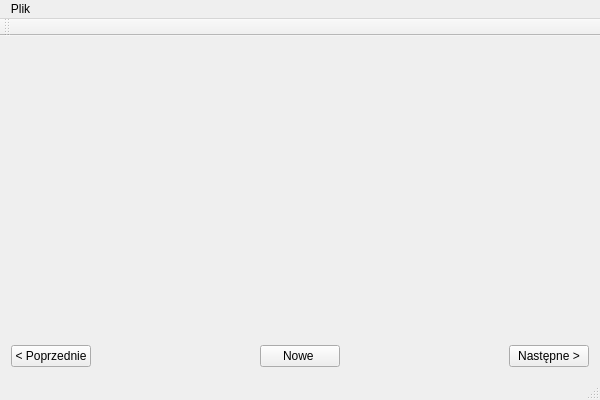
<?xml version="1.0" encoding="UTF-8"?>
<ui version="4.0">
 <class>QuestionEditor</class>
 <widget class="QMainWindow" name="QuestionEditor">
  <property name="geometry">
   <rect>
    <x>0</x>
    <y>0</y>
    <width>600</width>
    <height>400</height>
   </rect>
  </property>
  <property name="windowTitle">
   <string>QuestionEditor</string>
  </property>
  <widget class="QWidget" name="centralWidget">
   <layout class="QGridLayout" name="gridLayout">
    <item row="0" column="0">
     <widget class="QStackedWidget" name="stackedWidget"/>
    </item>
    <item row="1" column="0">
     <layout class="QHBoxLayout" name="horizontalLayout">
      <item>
       <widget class="QPushButton" name="prevQuestion">
        <property name="text">
         <string>&lt; Poprzednie</string>
        </property>
       </widget>
      </item>
      <item>
       <spacer name="horizontalSpacer_2">
        <property name="orientation">
         <enum>Qt::Horizontal</enum>
        </property>
        <property name="sizeHint" stdset="0">
         <size>
          <width>40</width>
          <height>20</height>
         </size>
        </property>
       </spacer>
      </item>
      <item>
       <widget class="QPushButton" name="newQuestion">
        <property name="text">
         <string>Nowe </string>
        </property>
       </widget>
      </item>
      <item>
       <spacer name="horizontalSpacer">
        <property name="orientation">
         <enum>Qt::Horizontal</enum>
        </property>
        <property name="sizeHint" stdset="0">
         <size>
          <width>40</width>
          <height>20</height>
         </size>
        </property>
       </spacer>
      </item>
      <item>
       <widget class="QPushButton" name="nextQuestion">
        <property name="text">
         <string>Następne &gt;</string>
        </property>
       </widget>
      </item>
     </layout>
    </item>
   </layout>
  </widget>
  <widget class="QMenuBar" name="menuBar">
   <property name="geometry">
    <rect>
     <x>0</x>
     <y>0</y>
     <width>600</width>
     <height>25</height>
    </rect>
   </property>
   <widget class="QMenu" name="menuPlik">
    <property name="title">
     <string>Plik</string>
    </property>
    <addaction name="actionNowy"/>
    <addaction name="actionOtw_rz"/>
    <addaction name="actionZapisz"/>
    <addaction name="separator"/>
    <addaction name="actionWyjd"/>
   </widget>
   <addaction name="menuPlik"/>
  </widget>
  <widget class="QToolBar" name="mainToolBar">
   <attribute name="toolBarArea">
    <enum>TopToolBarArea</enum>
   </attribute>
   <attribute name="toolBarBreak">
    <bool>false</bool>
   </attribute>
  </widget>
  <widget class="QStatusBar" name="statusBar"/>
  <action name="actionNowy">
   <property name="text">
    <string>Nowy</string>
   </property>
  </action>
  <action name="actionOtw_rz">
   <property name="text">
    <string>Otwórz</string>
   </property>
  </action>
  <action name="actionZapisz">
   <property name="text">
    <string>Zapisz</string>
   </property>
  </action>
  <action name="actionWyjd">
   <property name="text">
    <string>Wyjdź</string>
   </property>
  </action>
 </widget>
 <layoutdefault spacing="6" margin="11"/>
 <resources/>
 <connections/>
</ui>
